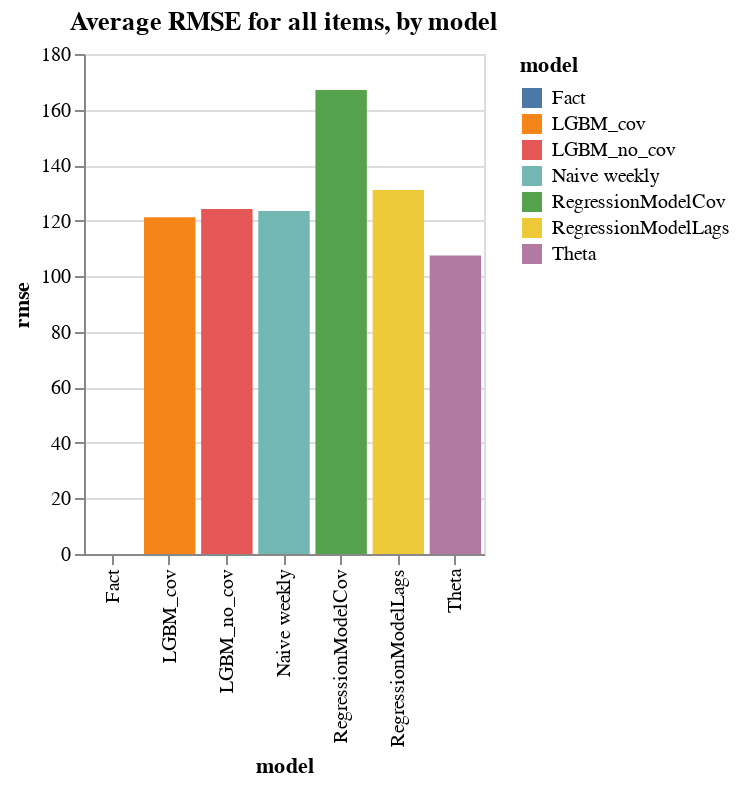

Notebook source saved alongside this figure:
### Code cell
alt.Chart((eval_df.groupby(['model']).sum()[['rmse_normalized','rmse']]/3).reset_index(),
         title='Average RMSE for all items, by model').mark_bar().encode(
    x=alt.X('model:N'),
    y=alt.Y('rmse:Q',scale=alt.Scale(zero=False)),
    color=alt.Color('model:N'),
).properties(width=200, height=250)#.interactive()

### Figure 1 — Vega-Lite specification as saved in the notebook (floating-point values rounded to 4 significant figures)
{"config": {"view": {"continuousWidth": 400, "continuousHeight": 300}}, "data": {"name": "data-a454228e33f91dbcb6cb770ef89321f3"}, "mark": "bar", "encoding": {"color": {"type": "nominal", "field": "model"}, "x": {"type": "nominal", "field": "model"}, "y": {"type": "quantitative", "field": "rmse", "scale": {"zero": false}}}, "height": 250, "title": "Average RMSE for all items, by model", "width": 200, "$schema": "https://vega.github.io/schema/vega-lite/v4.8.1.json", "datasets": {"data-a454228e33f91dbcb6cb770ef89321f3": [{"model": "Fact", "rmse_normalized": 0.0, "rmse": 0.0}, {"model": "LGBM_cov", "rmse_normalized": 0.9712, "rmse": 121.2}, {"model": "LGBM_no_cov", "rmse_normalized": 0.9984, "rmse": 124.2}, {"model": "Naive weekly", "rmse_normalized": 1.0, "rmse": 123.5}, {"model": "RegressionModelCov", "rmse_normalized": 1.232, "rmse": 167.1}, {"model": "RegressionModelLags", "rmse_normalized": 1.027, "rmse": 131.0}, {"model": "Theta", "rmse_normalized": 0.8746, "rmse": 107.5}]}}
